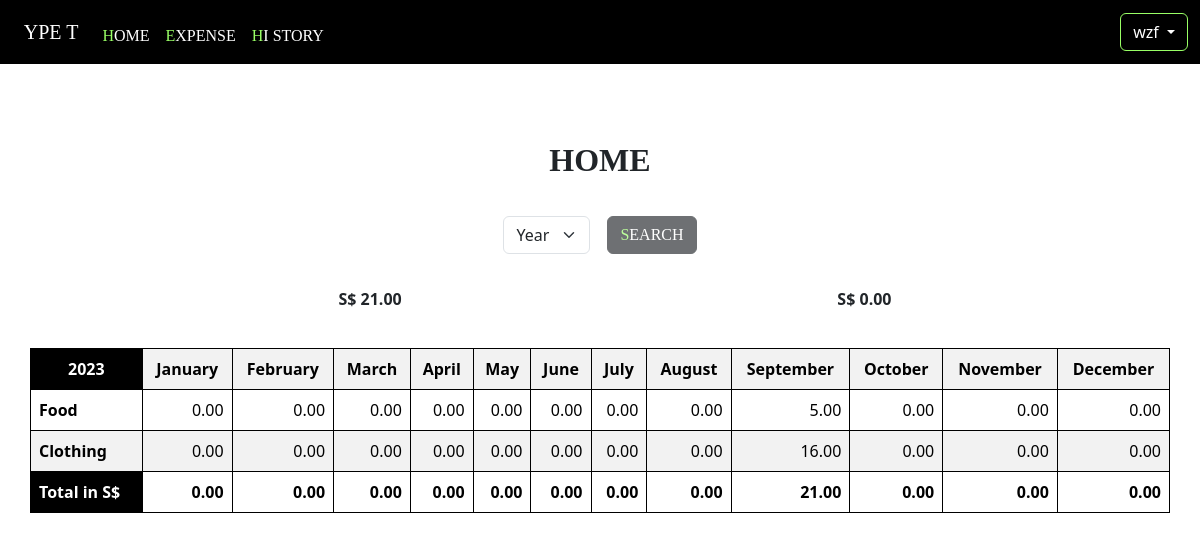
Screenshot of / (signed in) with the database file from the repository.
### tables this page shows
CREATE TABLE months (id INTEGER PRIMARY KEY NOT NULL, month TEXT NOT NULL);

CREATE TABLE expenses (id INTEGER PRIMARY KEY NOT NULL, account INTEGER NOT NULL, date TEXT NOT NULL, year INTEGER NOT NULL, month INTEGER NOT NULL, type TEXT NOT NULL, description TEXT, amount NUMERIC NOT NULL, FOREIGN KEY(account) REFERENCES accounts(id));

### app.py (the view)
@app.route("/", methods=["GET", "POST"])
@login_required
def home():
    today = date.today()
    month = today.month
    months = monthlist()
    data = db.execute("SELECT DISTINCT year FROM expenses WHERE account = ?", session["user_id"])
    years = []
    for row in data:
        years.append(row["year"])
    if request.method == "POST":
        year = request.form.get("year")
        yeardata = year_data(session["user_id"], year)
        yeartotal = year_total(yeardata)
        types = typelist(session["user_id"], year)
        data = month_total(session["user_id"], year, types)
        return render_template("home.html", username=name, yeardata=yeardata, monthdata=data[0], year=year, month=month,
                               years=years, months=months, types=types, sign=sign, yeartotal=yeartotal, monthtotal=data[1])
    else:
        year = today.year
        yeardata = year_data(session["user_id"], year)
        yeartotal = year_total(yeardata)
        types = typelist(session["user_id"], year)
        data = month_total(session["user_id"], year, types)
        return render_template("home.html", username=name, yeardata=yeardata, monthdata=data[0], year=year, month=month,
                               years=years, months=months, types=types, sign=sign, yeartotal=yeartotal, monthtotal=data[1])

### app.py (called while the page is built)
@app.after_request
def after_request(response):
    response.headers["Cache-Control"] = "no-cache, no-store, must-revalidate"
    response.headers["Expires"] = 0
    response.headers["Pragma"] = "no-cache"
    return response

### helpers.py (called while the page is built)
def login_required(f):
    @wraps(f)
    def decorated_function(*args, **kwargs):
        if session.get("user_id") is None:
            return redirect("/login")
        return f(*args, **kwargs)
    return decorated_function

def monthlist():
    return db.execute("SELECT * FROM months")

def typelist(accountid, year):
    data = db.execute("SELECT DISTINCT type FROM expenses WHERE account = ? AND year = ?", accountid, year)
    types = []
    for row in data:
        types.append(row["type"])
    return types

def year_data(accountid, year):
    yeardata = []
    for i in range(1, 13):
        amount = db.execute("SELECT SUM(amount) FROM expenses WHERE account = ? AND year = ? AND month = ?",
                            accountid, year, i)[0]["SUM(amount)"]
        if amount == None:
            yeardata.append(0)
        else:
            yeardata.append(amount)
    return yeardata

def month_data(accountid, year, month, types):
    monthdata = []
    for type in types:
        amount = db.execute("SELECT SUM(amount) FROM expenses WHERE account = ? AND year = ? AND month = ? AND type = ?",
                            accountid, year, month, type)[0]["SUM(amount)"]
        if amount == None:
            monthdata.append(0)
        else:
            monthdata.append(amount)
    return monthdata

def year_total(yeardata):
    yeartotal = 0
    for i in range(len(yeardata)):
        yeartotal += yeardata[i]
    return yeartotal

def month_total(accountid, year, types):
    monthdata = {}
    monthtotal = []
    length = len(types)
    for i in range(1, 13):
        data = month_data(accountid, year, i, types)
        monthdata[i] = data
        total = 0
        for j in range(length):
            total += data[j]
        monthtotal.append(total)
    return [monthdata, monthtotal]

### templates/home.html (shortened to what this page needs)
{% extends "layout.html" %}
{% block name %}
    {{ username }}
{% endblock %}
{% block body %}
    <div class="header anurati mt6">HOME</div>
    <form action="/" method="POST">
        <table class="expense mt-3">
            <tr>
                <td>
                    <select class="form-select" id="year" name="year" autocomplete="off">
                        <option disabled selected value="">Year</option>
                    </select>
                </td>
                <td class="text-center"><button class="btn btn-dark anurati" disabled id="filter" type="submit"><span class="firstchar">S</span>EARCH</button></td>
            </tr>
        </table>
    </form>
    <table class="container mt-3">
        <tr>
            <td>
                <div class="text-center textchart1"><b>{{ sign }} {{ "%.2f" | format(yeartotal) }}</b></div>
            </td>
            <td>
                <div class="text-center textchart2"><b>{{ sign }} {{ "%.2f" | format(monthtotal[month-1]) }}</b></div>
            </td>
        </tr>
    </table>
    <table class="container table table-striped border-thin-black mt3 mb3">
        <tr>
            <td class="borderR-thin-black text-center bgb-tw"><b>{{ year }}</b></td>
            {% for row in months %}
                <td class="borderR-thin-black text-center"><b>{{ row.month }}</b></td>
            {% endfor %}
        </tr>
        {% for i in range(types | length) %}
            <tr>
                <td class="borderR-thin-black"><b>{{ types[i] }}</b></td>
                {% for month in monthdata %}
                    <td class="borderR-thin-black text-end">{{ "%.2f" | format(monthdata[month][i]) }}</td>
                {% endfor %}
            </tr>
        {% endfor %}
        <tr>
            <td class="borderR-thin-black bgb-tw"><b>Total in {{ sign }}</b></td>
            {% for row in monthtotal %}
                <td class="borderR-thin-black text-end"><b>{{ "%.2f" | format(row) }}</b></td>
            {% endfor %}
        </tr>
    </table>
{% endblock %}

### static/styles.css (style rules this page uses)
.anurati { font-family: Anurati; }
.firstchar { color: #99ff66; }

### static/layout.css (style rules this page uses)
.header { text-align: center; font-weight: bold; font-size: 200%; }
.table { margin-bottom: 0; }
.mt3 { margin-top: 3%; }
.mb3 { margin-bottom: 3%; }
.mt6 { margin-top: 6%; }
.expense { margin: auto; border-spacing: 15px; border-collapse: separate; }
.textchart1 { margin-left: 11%; }
.textchart2 { margin-right: 16%; }
.border-thin-black { border: 1px solid black; }
.borderR-thin-black { border-right: 1px solid black; }
.bgb-tw { background-color: black !important; color: white !important; }

### rows the page displays
months: month "January"
months: month "February"
months: month "March"
months: month "April"
months: month "May"
months: month "June"
months: month "July"
months: month "August"
months: month "September"
months: month "October"
months: month "November"
months: month "December"
expenses: type "Food", monthdata "0.00" "0.00" "0.00" "0.00" "0.00" "0.00" "0.00" "0.00" "5.00" "0.00" "0.00" "0.00"
expenses: type "Clothing", monthdata "0.00" "0.00" "0.00" "0.00" "0.00" "0.00" "0.00" "0.00" "16.00" "0.00" "0.00" "0.00"

### other values shown
{{ username }} "wzf"
{{ sign }} "S$"
{{ "%.2f" | format(yeartotal) }} "21.00"
{{ "%.2f" | format(monthtotal[month-1]) }} "0.00"
{{ year }} "2023"
{{ "%.2f" | format(row) }} "0.00" "0.00" "0.00" "0.00" "0.00" "0.00" "0.00" "0.00" "21.00" "0.00" "0.00" "0.00"
